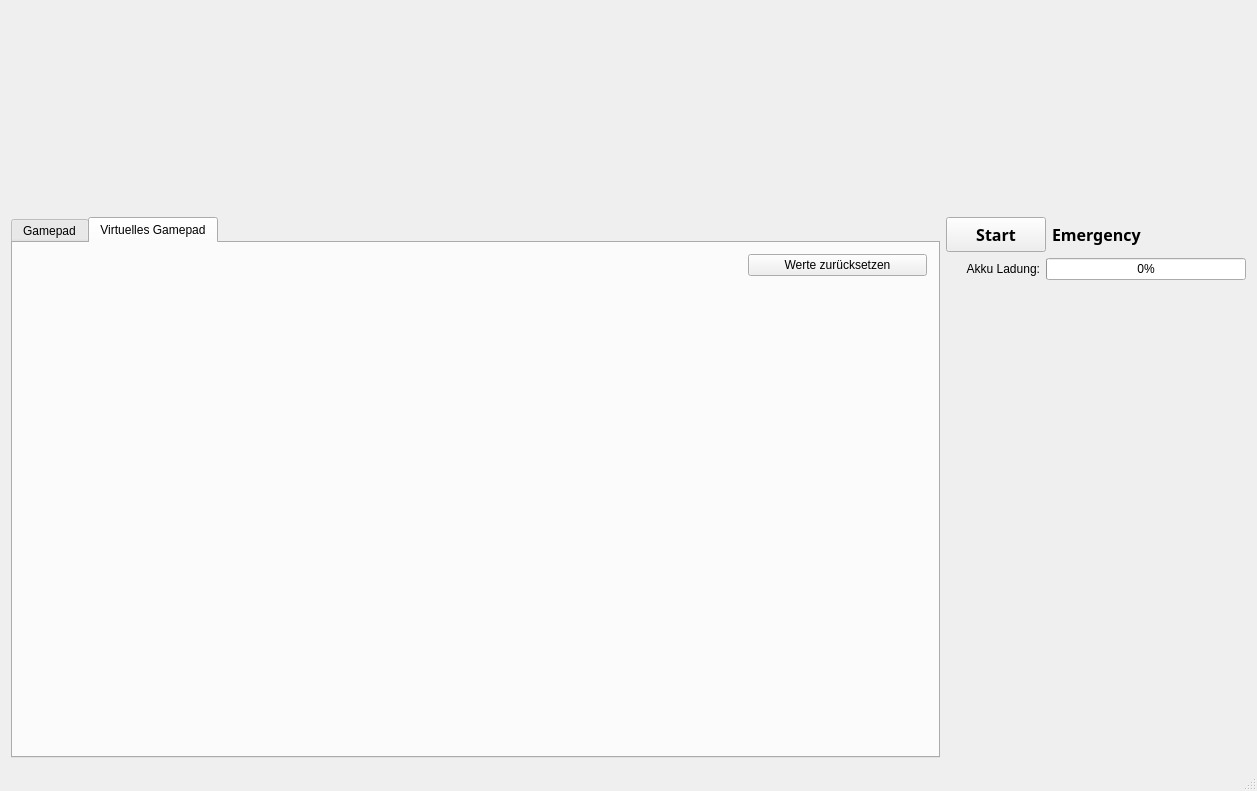
<?xml version="1.0" encoding="UTF-8"?>
<ui version="4.0">
 <class>MainWindow</class>
 <widget class="QMainWindow" name="MainWindow">
  <property name="geometry">
   <rect>
    <x>0</x>
    <y>0</y>
    <width>1257</width>
    <height>791</height>
   </rect>
  </property>
  <property name="windowTitle">
   <string>RC-Model V3</string>
  </property>
  <widget class="QWidget" name="centralWidget">
   <layout class="QGridLayout" name="gridLayout_main" rowstretch="0,0" columnstretch="4,0">
    <item row="0" column="0" colspan="2">
     <widget class="QWidget" name="widget_statusBar" native="true">
      <property name="minimumSize">
       <size>
        <width>0</width>
        <height>200</height>
       </size>
      </property>
      <layout class="QHBoxLayout" name="horizontalLayout_statusBar"/>
     </widget>
    </item>
    <item row="1" column="1">
     <layout class="QGridLayout" name="gridLayout_functions" rowstretch="1,0,0,0" columnstretch="1,0,0">
      <item row="1" column="0">
       <widget class="QLabel" name="label_accu">
        <property name="text">
         <string>Akku Ladung:</string>
        </property>
        <property name="alignment">
         <set>Qt::AlignRight|Qt::AlignTrailing|Qt::AlignVCenter</set>
        </property>
       </widget>
      </item>
      <item row="0" column="2">
       <widget class="QLabel" name="label_status">
        <property name="sizePolicy">
         <sizepolicy hsizetype="Expanding" vsizetype="Preferred">
          <horstretch>0</horstretch>
          <verstretch>0</verstretch>
         </sizepolicy>
        </property>
        <property name="minimumSize">
         <size>
          <width>120</width>
          <height>25</height>
         </size>
        </property>
        <property name="font">
         <font>
          <family>Arial Black</family>
          <pointsize>12</pointsize>
          <weight>75</weight>
          <bold>true</bold>
         </font>
        </property>
        <property name="text">
         <string>Emergency</string>
        </property>
        <property name="scaledContents">
         <bool>false</bool>
        </property>
       </widget>
      </item>
      <item row="0" column="0" colspan="2">
       <widget class="QPushButton" name="button_run">
        <property name="sizePolicy">
         <sizepolicy hsizetype="Expanding" vsizetype="Fixed">
          <horstretch>0</horstretch>
          <verstretch>0</verstretch>
         </sizepolicy>
        </property>
        <property name="minimumSize">
         <size>
          <width>100</width>
          <height>35</height>
         </size>
        </property>
        <property name="font">
         <font>
          <family>Arial Black</family>
          <pointsize>12</pointsize>
          <weight>75</weight>
          <bold>true</bold>
         </font>
        </property>
        <property name="text">
         <string>Start</string>
        </property>
       </widget>
      </item>
      <item row="2" column="0" colspan="3">
       <widget class="QLabel" name="label_sendText">
        <property name="sizePolicy">
         <sizepolicy hsizetype="Expanding" vsizetype="Expanding">
          <horstretch>0</horstretch>
          <verstretch>0</verstretch>
         </sizepolicy>
        </property>
        <property name="minimumSize">
         <size>
          <width>0</width>
          <height>120</height>
         </size>
        </property>
        <property name="text">
         <string/>
        </property>
       </widget>
      </item>
      <item row="1" column="1" colspan="2">
       <widget class="QProgressBar" name="progressBar_accu">
        <property name="minimumSize">
         <size>
          <width>200</width>
          <height>0</height>
         </size>
        </property>
        <property name="value">
         <number>0</number>
        </property>
        <property name="invertedAppearance">
         <bool>false</bool>
        </property>
        <property name="textDirection">
         <enum>QProgressBar::TopToBottom</enum>
        </property>
       </widget>
      </item>
      <item row="3" column="0" colspan="3">
       <widget class="QPushButton" name="button_emergency">
        <property name="sizePolicy">
         <sizepolicy hsizetype="Expanding" vsizetype="Expanding">
          <horstretch>0</horstretch>
          <verstretch>0</verstretch>
         </sizepolicy>
        </property>
        <property name="minimumSize">
         <size>
          <width>280</width>
          <height>280</height>
         </size>
        </property>
        <property name="maximumSize">
         <size>
          <width>280</width>
          <height>16777215</height>
         </size>
        </property>
        <property name="sizeIncrement">
         <size>
          <width>0</width>
          <height>0</height>
         </size>
        </property>
        <property name="layoutDirection">
         <enum>Qt::LeftToRight</enum>
        </property>
        <property name="styleSheet">
         <string notr="true">QPushButton
{
	border: none;
	outline: none;
	background-image: url(&quot;:/images/german/emergency_button_released.png&quot;);
}

QPushButton:pressed 
{
	background-image: url(&quot;:/images/german/emergency_button_pressed.png&quot;);
}

QPushButton:hover
{
	border: none;
	outline: none;
}</string>
        </property>
        <property name="text">
         <string/>
        </property>
        <property name="flat">
         <bool>true</bool>
        </property>
       </widget>
      </item>
     </layout>
    </item>
    <item row="1" column="0">
     <widget class="QTabWidget" name="tabWidget">
      <property name="sizePolicy">
       <sizepolicy hsizetype="Preferred" vsizetype="Preferred">
        <horstretch>0</horstretch>
        <verstretch>0</verstretch>
       </sizepolicy>
      </property>
      <property name="minimumSize">
       <size>
        <width>600</width>
        <height>400</height>
       </size>
      </property>
      <property name="tabShape">
       <enum>QTabWidget::Rounded</enum>
      </property>
      <property name="currentIndex">
       <number>1</number>
      </property>
      <widget class="QWidget" name="tab_gamepad">
       <attribute name="title">
        <string>Gamepad</string>
       </attribute>
       <layout class="QHBoxLayout" name="horizontalLayout_tabGamepad" stretch="3,1">
        <item>
         <widget class="ImageLabel" name="imageLabel_controller" native="true">
          <property name="sizePolicy">
           <sizepolicy hsizetype="Expanding" vsizetype="Expanding">
            <horstretch>0</horstretch>
            <verstretch>0</verstretch>
           </sizepolicy>
          </property>
          <property name="minimumSize">
           <size>
            <width>400</width>
            <height>400</height>
           </size>
          </property>
         </widget>
        </item>
        <item>
         <widget class="QTableWidget" name="table_gamePad">
          <property name="enabled">
           <bool>true</bool>
          </property>
          <property name="sizePolicy">
           <sizepolicy hsizetype="Fixed" vsizetype="Fixed">
            <horstretch>0</horstretch>
            <verstretch>0</verstretch>
           </sizepolicy>
          </property>
          <property name="minimumSize">
           <size>
            <width>100</width>
            <height>400</height>
           </size>
          </property>
          <property name="frameShape">
           <enum>QFrame::Panel</enum>
          </property>
          <property name="frameShadow">
           <enum>QFrame::Plain</enum>
          </property>
          <property name="verticalScrollBarPolicy">
           <enum>Qt::ScrollBarAsNeeded</enum>
          </property>
          <property name="horizontalScrollBarPolicy">
           <enum>Qt::ScrollBarAlwaysOff</enum>
          </property>
          <property name="showGrid">
           <bool>true</bool>
          </property>
          <property name="cornerButtonEnabled">
           <bool>true</bool>
          </property>
          <property name="rowCount">
           <number>12</number>
          </property>
          <property name="columnCount">
           <number>1</number>
          </property>
          <attribute name="horizontalHeaderVisible">
           <bool>false</bool>
          </attribute>
          <attribute name="horizontalHeaderCascadingSectionResizes">
           <bool>true</bool>
          </attribute>
          <attribute name="horizontalHeaderDefaultSectionSize">
           <number>50</number>
          </attribute>
          <attribute name="horizontalHeaderMinimumSectionSize">
           <number>30</number>
          </attribute>
          <attribute name="horizontalHeaderShowSortIndicator" stdset="0">
           <bool>false</bool>
          </attribute>
          <attribute name="horizontalHeaderStretchLastSection">
           <bool>true</bool>
          </attribute>
          <attribute name="verticalHeaderCascadingSectionResizes">
           <bool>true</bool>
          </attribute>
          <attribute name="verticalHeaderShowSortIndicator" stdset="0">
           <bool>false</bool>
          </attribute>
          <attribute name="verticalHeaderStretchLastSection">
           <bool>false</bool>
          </attribute>
          <row>
           <property name="text">
            <string>Button A</string>
           </property>
          </row>
          <row>
           <property name="text">
            <string>Button B</string>
           </property>
          </row>
          <row>
           <property name="text">
            <string>Button X</string>
           </property>
          </row>
          <row>
           <property name="text">
            <string>Button Y</string>
           </property>
          </row>
          <row>
           <property name="text">
            <string>Right  Bumper</string>
           </property>
          </row>
          <row>
           <property name="text">
            <string>Left Bumper</string>
           </property>
          </row>
          <row>
           <property name="text">
            <string>Directional pad</string>
           </property>
          </row>
          <row>
           <property name="text">
            <string>Left X-Axis</string>
           </property>
          </row>
          <row>
           <property name="text">
            <string>Left Y-Axis</string>
           </property>
          </row>
          <row>
           <property name="text">
            <string>Right X-Axis</string>
           </property>
          </row>
          <row>
           <property name="text">
            <string>Right Y-Axis</string>
           </property>
          </row>
          <row>
           <property name="text">
            <string>Trigger</string>
           </property>
          </row>
          <column>
           <property name="text">
            <string>Value</string>
           </property>
          </column>
          <item row="0" column="0">
           <property name="text">
            <string>0</string>
           </property>
          </item>
          <item row="1" column="0">
           <property name="text">
            <string>0</string>
           </property>
          </item>
          <item row="2" column="0">
           <property name="text">
            <string>0</string>
           </property>
          </item>
          <item row="3" column="0">
           <property name="text">
            <string>0</string>
           </property>
          </item>
          <item row="4" column="0">
           <property name="text">
            <string>0</string>
           </property>
          </item>
          <item row="5" column="0">
           <property name="text">
            <string>0</string>
           </property>
          </item>
          <item row="6" column="0">
           <property name="text">
            <string>0</string>
           </property>
          </item>
          <item row="7" column="0">
           <property name="text">
            <string>0</string>
           </property>
          </item>
          <item row="8" column="0">
           <property name="text">
            <string>0</string>
           </property>
          </item>
          <item row="9" column="0">
           <property name="text">
            <string>0</string>
           </property>
          </item>
          <item row="10" column="0">
           <property name="text">
            <string>0</string>
           </property>
          </item>
          <item row="11" column="0">
           <property name="text">
            <string>0</string>
           </property>
          </item>
         </widget>
        </item>
       </layout>
      </widget>
      <widget class="QWidget" name="tab_virtualGamepad">
       <attribute name="title">
        <string>Virtuelles Gamepad</string>
       </attribute>
       <layout class="QGridLayout" name="gridLayout" rowstretch="1,10" columnstretch="4,1" rowminimumheight="0,0">
        <item row="0" column="1">
         <widget class="QPushButton" name="pushButton_reset">
          <property name="text">
           <string>Werte zurücksetzen</string>
          </property>
         </widget>
        </item>
        <item row="1" column="0" colspan="2">
         <widget class="VirtualGamePad" name="virtualGamePad" native="true">
          <property name="minimumSize">
           <size>
            <width>0</width>
            <height>0</height>
           </size>
          </property>
         </widget>
        </item>
       </layout>
      </widget>
     </widget>
    </item>
   </layout>
  </widget>
  <widget class="QStatusBar" name="statusBar"/>
 </widget>
 <layoutdefault spacing="6" margin="11"/>
 <customwidgets>
  <customwidget>
   <class>ImageLabel</class>
   <extends>QWidget</extends>
   <header>imagelabel.h</header>
   <container>1</container>
  </customwidget>
  <customwidget>
   <class>VirtualGamePad</class>
   <extends>QWidget</extends>
   <header>virtualgamepad.h</header>
   <container>1</container>
  </customwidget>
 </customwidgets>
 <resources/>
 <connections/>
</ui>
